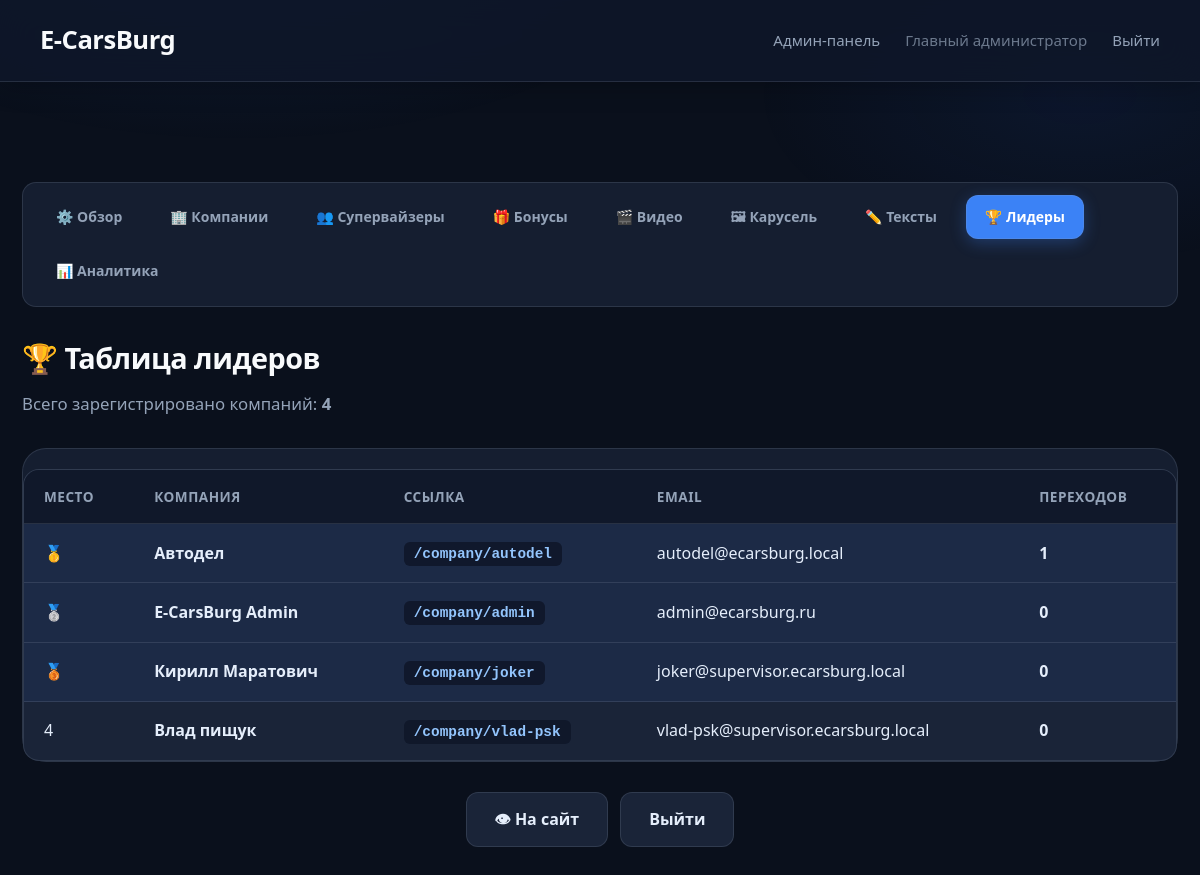
Page /admin/leaderboard (signed in) on the earlier database version.
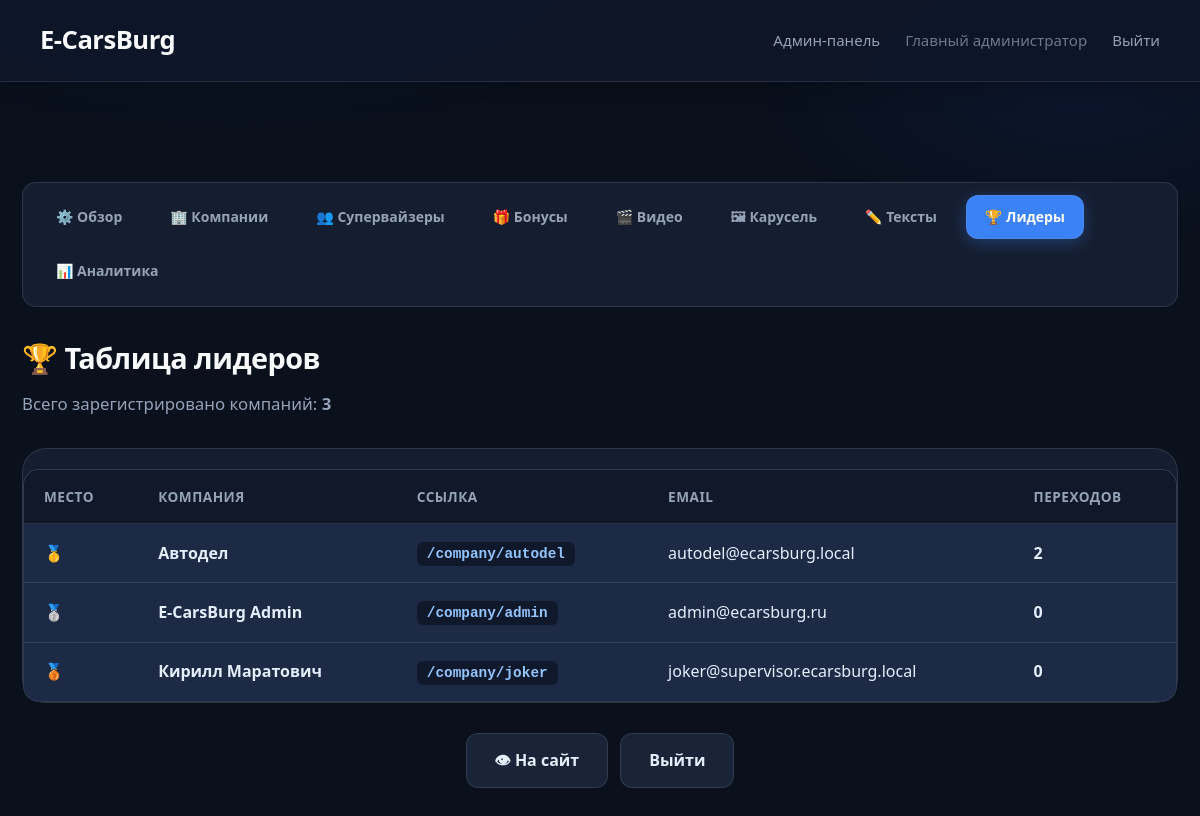
Same page on the later database version.
### models.py (models this page shows, shortened)
class Company(Base):
    __tablename__ = 'companies'
    id: Mapped[int] = mapped_column(primary_key=True, index=True)
    name: Mapped[str] = mapped_column(String(100), nullable=False)
    slug: Mapped[str] = mapped_column(String(50), unique=True, index=True, nullable=False)
    description: Mapped[str] = mapped_column(Text, nullable=True)
    email: Mapped[str] = mapped_column(String(100), unique=True, nullable=False)
    password_hash: Mapped[str] = mapped_column(String(255), nullable=False)
    is_admin: Mapped[bool] = mapped_column(Boolean, default=False)
    role: Mapped[str] = mapped_column(String(20), default=ROLE_PARTNER, nullable=False, index=True)
    created_by_id: Mapped[int] = mapped_column(ForeignKey('companies.id'), nullable=True, index=True)
    created_at: Mapped[datetime] = mapped_column(DateTime, default=datetime.utcnow)
    clicks: Mapped[list["ClickEvent"]] = relationship(
        "ClickEvent",
        back_populates="company",
        cascade="all, delete-orphan"
    )
    created_by = relationship("Company", remote_side=[id], foreign_keys=[created_by_id])
    @property
    def is_authenticated(self):
        return True
    def get_role(self) -> str:
        if self.role:
            return self.role
        return ROLE_ADMIN if self.is_admin else ROLE_PARTNER
    @property
    def is_main_admin(self) -> bool:
        return self.get_role() == ROLE_ADMIN
    @property
    def role_label(self) -> str:
        return {
            ROLE_ADMIN: 'Главный администратор',
            ROLE_SUPERVISOR: 'Супервайзер',
            ROLE_PARTNER: 'Партнёр',
        }.get(self.get_role(), 'Пользователь')

### app.py (the view)
@app.route('/admin/leaderboard')
@admin_required
def admin_leaderboard():
    db = SessionLocal()
    try:
        leaderboard_data = db.query(
            Company.name,
            Company.slug,
            Company.email,
            func.count(ClickEvent.id).label('total_clicks')
        ).outerjoin(ClickEvent, Company.id == ClickEvent.company_id) \
            .group_by(Company.id, Company.name, Company.slug, Company.email) \
            .order_by(func.count(ClickEvent.id).desc()) \
            .all()
        total_companies = db.query(Company).count()
        return render_template(
            'admin_leaderboard.html',
            leaderboard=leaderboard_data,
            total_companies=total_companies
        )
    finally:
        db.close()

### app.py (called while the page is built)
@login_manager.user_loader
def load_user(user_id):
    db = SessionLocal()
    try:
        return db.get(Company, int(user_id))
    finally:
        db.close()

def admin_required(f):
    from functools import wraps
    @wraps(f)
    @login_required
    def decorated_function(*args, **kwargs):
        if not current_user.is_main_admin:
            flash('Доступ запрещён. Только для главного администратора.', 'error')
            return redirect(url_for('post_login_redirect'))
        return f(*args, **kwargs)
    return decorated_function

### templates/admin_leaderboard.html (shortened to what this page needs)
{% extends "admin_base.html" %}
{% set active_nav = "leaderboard" %}
{% block content %}
        <h1>🏆 Таблица лидеров</h1>
        <p>Всего зарегистрировано компаний: <strong>{{ total_companies }}</strong></p>
        <section>
            <table class="leaderboard-table">
                <thead>
                    <tr>
                        <th>Место</th>
                        <th>Компания</th>
                        <th>Ссылка</th>
                        <th>Email</th>
                        <th>Переходов</th>
                    </tr>
                </thead>
                <tbody>
                    {% for company in leaderboard %}
                    <tr class="{% if loop.index <= 3 %}top-3{% endif %}">
                        <td>
                            {% if loop.index == 1 %}🥇
                            {% elif loop.index == 2 %}🥈
                            {% elif loop.index == 3 %}🥉
                            {% else %}{{ loop.index }}
                            {% endif %}
                        </td>
                        <td><strong>{{ company.name }}</strong></td>
                        <td><code>/company/{{ company.slug }}</code></td>
                        <td>{{ company.email }}</td>
                        <td><strong>{{ company.total_clicks }}</strong></td>
                    </tr>
                    {% endfor %}
                </tbody>
            </table>
        </section>
{% endblock %}

### templates/admin_base.html (shortened to what this page needs)
<!DOCTYPE html>
<html lang="ru">
<head>
    <link rel="stylesheet" href="{{ url_for('static', filename='style.css') }}">
</head>
<body class="admin-theme">
    <nav class="top-nav">
        <a href="{{ url_for('index') }}" class="nav-brand">E-CarsBurg</a>
        <div class="nav-links">
            {% if current_user.is_main_admin %}
                <a href="{{ url_for('admin_dashboard') }}" class="nav-link">Админ-панель</a>
            {% elif current_user.is_supervisor %}
                <a href="{{ url_for('admin_companies') }}" class="nav-link">Панель супервайзера</a>
            {% endif %}
            <span class="nav-link" style="opacity:0.7;">{{ current_user.role_label }}</span>
            <a href="{{ url_for('logout') }}" class="nav-link">Выйти</a>
        </div>
    </nav>
    <div class="container {% block container_class %}wide{% endblock %}">
        <nav class="admin-nav" aria-label="Разделы админки">
            {% if current_user.is_main_admin %}
                <a href="{{ url_for('admin_dashboard') }}" class="btn {% if active_nav == 'dashboard' %}active{% endif %}">⚙️ Обзор</a>
                <a href="{{ url_for('admin_companies') }}" class="btn {% if active_nav == 'companies' %}active{% endif %}">🏢 Компании</a>
                <a href="{{ url_for('admin_supervisors') }}" class="btn {% if active_nav == 'supervisors' %}active{% endif %}">👥 Супервайзеры</a>
                <a href="{{ url_for('admin_bonuses') }}" class="btn {% if active_nav == 'bonuses' %}active{% endif %}">🎁 Бонусы</a>
                <a href="{{ url_for('admin_media') }}" class="btn {% if active_nav == 'media' %}active{% endif %}">🎬 Видео</a>
                <a href="{{ url_for('admin_gallery') }}" class="btn {% if active_nav == 'gallery' %}active{% endif %}">🖼 Карусель</a>
                <a href="{{ url_for('admin_texts') }}" class="btn {% if active_nav == 'texts' %}active{% endif %}">✏️ Тексты</a>
                <a href="{{ url_for('admin_leaderboard') }}" class="btn {% if active_nav == 'leaderboard' %}active{% endif %}">🏆 Лидеры</a>
                <a href="{{ url_for('admin_analytics') }}" class="btn {% if active_nav == 'analytics' %}active{% endif %}">📊 Аналитика</a>
            {% elif current_user.is_supervisor %}
                <a href="{{ url_for('admin_companies') }}" class="btn {% if active_nav == 'companies' %}active{% endif %}">🏢 Мои компании</a>
                <a href="{{ url_for('admin_add_company') }}" class="btn {% if active_nav == 'add_company' %}active{% endif %}">➕ Создать компанию</a>
            {% endif %}
        </nav>
        {% block content %}{% endblock %}
        {% block footer_actions %}
        <div class="actions" style="margin-top: 30px;">
            <a href="{{ url_for('index') }}" class="btn" target="_blank">👁 На сайт</a>
            <a href="{{ url_for('logout') }}" class="btn">Выйти</a>
        </div>
        {% endblock %}
    </div>
</body>
</html>

Differences in the rows shown:
removed Company: name "Влад пищук", slug "vlad-psk", email "vlad-psk@supervisor.ecarsburg.local", total_clicks "0"
changed Company "Автодел": total_clicks "1" → "2"
Other differences:
{{ total_companies }}: "4" → "3"
